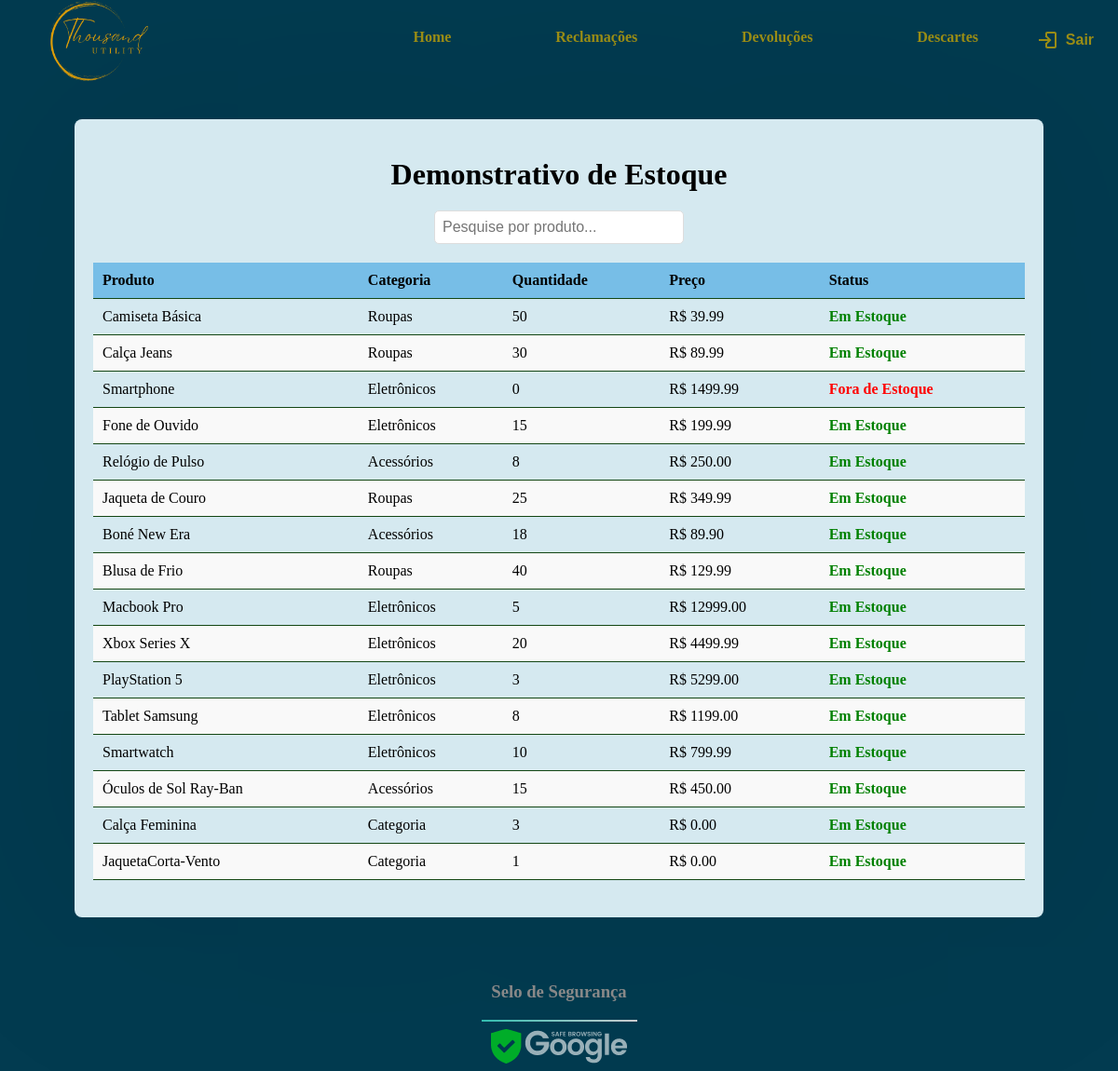
The page /estoqueFisico on the database its author committed.
### tables this page shows
CREATE TABLE estoque_fisico (
        id INTEGER PRIMARY KEY AUTOINCREMENT,
        nome TEXT NOT NULL,
        categoria TEXT NOT NULL,
        quantidade INTEGER NOT NULL,
        preco REAL,
        status_estoque TEXT NOT NULL
    );

### app.py (the view)
@app.route('/estoqueFisico')
def estoque_fisico():
    db = get_db()
    produtos = db.execute(
        'SELECT nome, categoria, quantidade, preco, status_estoque FROM estoque_fisico'
    ).fetchall()
    return render_template('estoqueFisico.html', produtos=produtos)

### app.py (called while the page is built)
def get_db():
    db = getattr(g, '_database', None)
    if db is None:
        db = g._database = sqlite3.connect(DATABASE)  # conecta no banco
        db.row_factory = sqlite3.Row  # permite acessar colunas por nome
    return db

@app.teardown_appcontext
def close_connection(exception):
    db = getattr(g, '_database', None)
    if db is not None:
        db.close()

### templates/estoqueFisico.html (shortened to what this page needs)
<!DOCTYPE html>
<html lang="PT">
<head>
  <link rel="stylesheet" href="{{ url_for('static', filename='css/style.css') }}">
</head>
<body>
  <header>
    <div id="header">
      <img src="{{ url_for('static', filename='imagens/logoPI.png') }}" alt="Logo" class="logo">
      <nav id="nav">
        <ul id="menu" role="menu">
          <li><a href="{{ url_for('acesso') }}">Home</a></li>
          <li><a href="{{ url_for('reclamacoes') }}">Reclamações</a></li>
          <li><a href="{{ url_for('estoque_devolucao') }}">Devoluções</a></li>
          <li><a href="{{ url_for('descarte') }}">Descartes</a></li>
          <a href="{{ url_for('home') }}" title="Sair" style="display: inline-flex; align-items: center; gap: 8px; text-decoration: none; color: rgb(153, 140, 21); font-family: Arial, sans-serif; font-size: 16px;">
            <svg xmlns="http://www.w3.org/2000/svg" width="24" height="24" viewBox="0 0 24 24" fill="rgb(153, 140, 21)">
              <path d="M10.09 15.59L11.5 17l5-5-5-5-1.41 1.41L12.67 11H3v2h9.67l-2.58 2.59z"/>
              <path d="M20 3H12c-1.1 0-2 .9-2 2v4h2V5h8v14h-8v-4h-2v4c0 1.1.9 2 2 2h8c1.1 0 2-.9 2-2V5c0-1.1-.9-2-2-2z"/>
            </svg>
            <span>Sair</span>
          </a>
        </ul>
      </nav>
    </div>
  </header>
  <div class="container3">
    <h1>Demonstrativo de Estoque</h1>
    <div class="search-container">
      <input type="text" id="searchInput" onkeyup="filterStock()" placeholder="Pesquise por produto...">
    </div>
    <table id="stockTable">
      <thead>
        <tr>
          <th>Produto</th>
          <th>Categoria</th>
          <th>Quantidade</th>
          <th>Preço</th>
          <th>Status</th>
        </tr>
      </thead>
      <tbody>
          {% for produto in produtos %}
          <tr>
            <td>{{ produto['nome'] }}</td>
            <td>{{ produto['categoria'] }}</td>
            <td>{{ produto['quantidade'] }}</td>
            <td>R$ {{ "%.2f"|format(produto['preco'] if produto['preco'] is not none else 0) }}</td>
            <td class="{{ 'in-stock' if produto['quantidade'] > 0 else 'out-of-stock' }}">
              {{ 'Em Estoque' if produto['quantidade'] > 0 else 'Fora de Estoque' }}
            </td>
          </tr>
          {% endfor %}
      </tbody>
    </table>
  </div>
  <footer>
    <div class="imagens">
      <div class="grupo1">
        <h3>Selo de Segurança</h3>
        <hr style="background-image: linear-gradient(to right, rgb(50, 188, 175), rgb(203, 203, 207)); height: 2px; border: none;">
        <img src="{{ url_for('static', filename='imagens/Frame 128.png') }}" alt="Selo de Segurança">
      </div>
    </div>
  </footer>
</body>
</html>

### static/css/style.css (style rules this page uses)
body, body { background-color:#023b50; }
ul { margin: 0px; padding: 0px; }
.logo { width: 150px; height: auto; }
#header { box-sizing: border-box; height: 70px; padding: 1rem; display: flex; align-items: center; justify-content: space-between; background-color:#023b50; }
a { color: rgb(153, 140, 21); text-decoration: none; font-weight: bold; font-family: 'Poppins'; }
#menu { display: flex; list-style: none; gap: 0.5rem; }
#menu a { display: block; padding: 0.12rem; }
#menu li { margin: 0 50px; }
.container3 { max-width: 1000px; margin: 50px auto; padding: 20px; background-color: #d5e9f0; border-radius: 8px; box-shadow: 0 0 1000px rgba(0, 0, 0, 0.1); }
h1 { text-align: center; margin-bottom: 20px; }
.search-container { text-align: center; margin-bottom: 20px; }
.search-container input { padding: 8px; width: 250px; font-size: 16px; border-radius: 5px; border: 1px solid #ddd; }
table { width: 100%; border-collapse: collapse; margin-bottom: 20px; }
th, td { padding: 10px; text-align: left; border-bottom: 1px solid #134613; }
th { background-color: #77bee7; }
tr:nth-child(even) { background-color: #f9f9f9; }
.in-stock { color: green; font-weight: bold; }
.out-of-stock { color: red; font-weight: bold; }
footer { text-align: center; display: block; }
h3 { color: #888; }
.grupo1 { display: inline-block; text-align: center; }
.grupo1 img { margin: 0 10px; vertical-align: middle; }
h1, h2 { text-align: center; }
input, textarea, button { padding: 10px; font-size: 16px; }

### rows shown on the page
estoque_fisico: nome "Camiseta Básica", categoria "Roupas", quantidade "50", preco "39.99", quantidade "Em Estoque"
estoque_fisico: nome "Calça Jeans", categoria "Roupas", quantidade "30", preco "89.99", quantidade "Em Estoque"
estoque_fisico: nome "Smartphone", categoria "Eletrônicos", quantidade "0", preco "1499.99", quantidade "Fora de Estoque"
estoque_fisico: nome "Fone de Ouvido", categoria "Eletrônicos", quantidade "15", preco "199.99", quantidade "Em Estoque"
estoque_fisico: nome "Relógio de Pulso", categoria "Acessórios", quantidade "8", preco "250.00", quantidade "Em Estoque"
estoque_fisico: nome "Jaqueta de Couro", categoria "Roupas", quantidade "25", preco "349.99", quantidade "Em Estoque"
estoque_fisico: nome "Boné New Era", categoria "Acessórios", quantidade "18", preco "89.90", quantidade "Em Estoque"
estoque_fisico: nome "Blusa de Frio", categoria "Roupas", quantidade "40", preco "129.99", quantidade "Em Estoque"
estoque_fisico: nome "Macbook Pro", categoria "Eletrônicos", quantidade "5", preco "12999.00", quantidade "Em Estoque"
estoque_fisico: nome "Xbox Series X", categoria "Eletrônicos", quantidade "20", preco "4499.99", quantidade "Em Estoque"
estoque_fisico: nome "PlayStation 5", categoria "Eletrônicos", quantidade "3", preco "5299.00", quantidade "Em Estoque"
estoque_fisico: nome "Tablet Samsung", categoria "Eletrônicos", quantidade "8", preco "1199.00", quantidade "Em Estoque"
estoque_fisico: nome "Smartwatch", categoria "Eletrônicos", quantidade "10", preco "799.99", quantidade "Em Estoque"
estoque_fisico: nome "Óculos de Sol Ray-Ban", categoria "Acessórios", quantidade "15", preco "450.00", quantidade "Em Estoque"
estoque_fisico: nome "Calça Feminina", categoria "Categoria", quantidade "3", produto "0.00", quantidade "Em Estoque"
estoque_fisico: nome "JaquetaCorta-Vento", categoria "Categoria", quantidade "1", produto "0.00", quantidade "Em Estoque"
